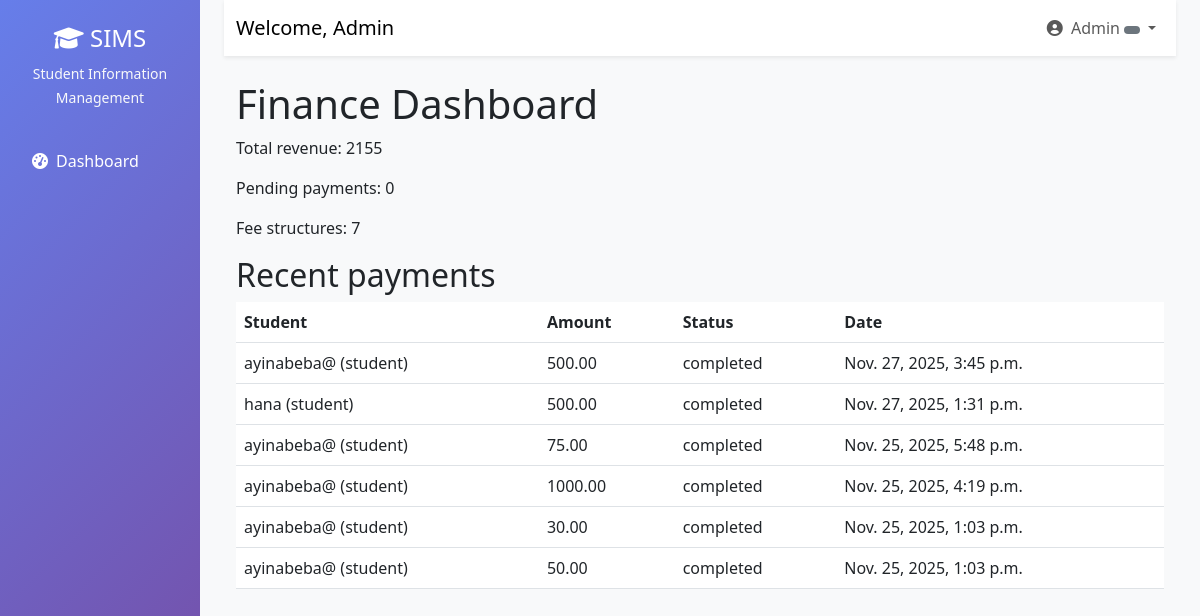
The app's page /finance/dashboard/ (signed in), older data.
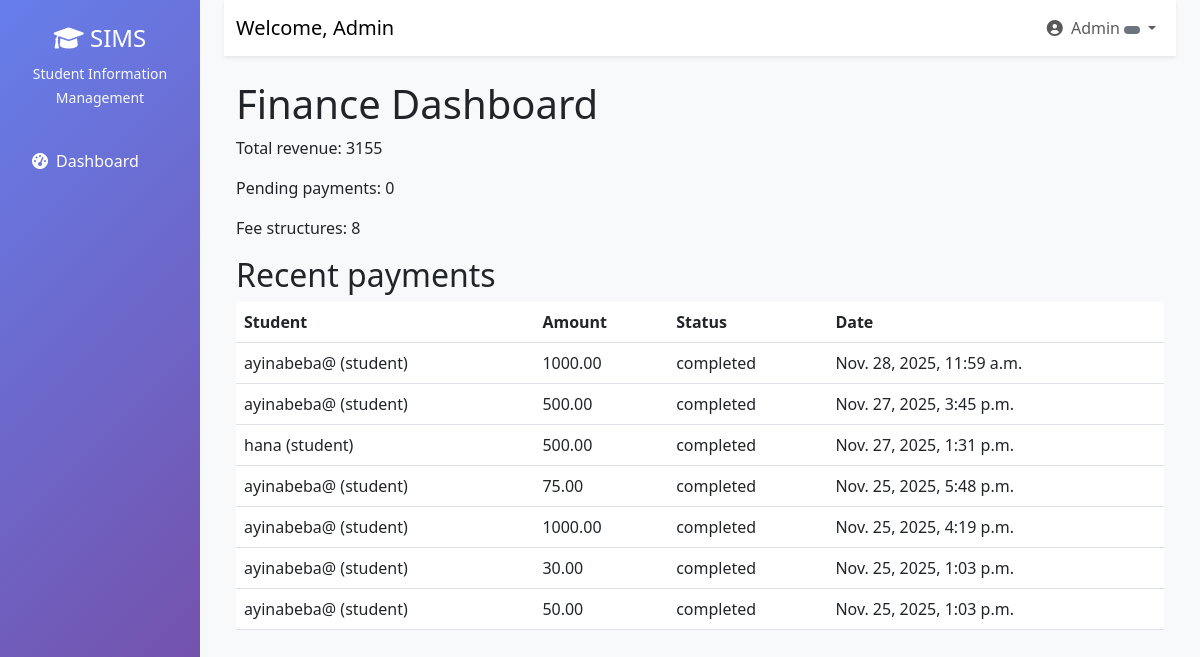
The same page, newer data.
### users/models.py (models this page shows)
class User(AbstractUser):
    ROLE_CHOICES = (
        ('admin', 'Administrator'),
        ('teacher', 'Teacher'),
        ('student', 'Student'),
        ('registrar', 'Registrar'),
        ('finance', 'Finance Officer'),
        ('parent', 'Parent'),
    )
    role = models.CharField(max_length=20, choices=ROLE_CHOICES)
    phone = models.CharField(max_length=15, blank=True)
    address = models.TextField(blank=True)
    date_of_birth = models.DateField(null=True, blank=True)
    profile_picture = models.ImageField(upload_to='profiles/', null=True, blank=True)
    is_approved = models.BooleanField(default=False)
    created_at = models.DateTimeField(auto_now_add=True)
    def __str__(self):
        return f"{self.username} ({self.role})"

### payments/models.py (models this page shows, shortened)
class Payment(models.Model):
    student = models.ForeignKey(User, on_delete=models.CASCADE, limit_choices_to={'role': 'student'})
    fee_structure = models.ForeignKey(FeeStructure, on_delete=models.CASCADE)
    amount_paid = models.DecimalField(max_digits=10, decimal_places=2)
    payment_date = models.DateTimeField(auto_now_add=True)
    payment_method = models.CharField(max_length=50)
    transaction_id = models.CharField(max_length=100, unique=True)
    STATUS_CHOICES = (
        ('pending', 'Pending'),
        ('completed', 'Completed'),
        ('failed', 'Failed'),
    )
    status = models.CharField(max_length=20, choices=STATUS_CHOICES, default='pending')

### users/decorators.py (the view)
        def wrapper(request, *args, **kwargs):
            if request.user.is_authenticated:
                if request.user.role in allowed_roles or request.user.is_superuser:
                    return view_func(request, *args, **kwargs)
            messages.error(request, "You don't have permission to access this page.")
            return redirect('dashboard')

### finance/views.py (called while the page is built)
@finance_required
def finance_dashboard(request):
    total_revenue = Payment.objects.filter(status='completed').aggregate(Sum('amount_paid'))['amount_paid__sum'] or 0
    pending_payments = Payment.objects.filter(status='pending').count()
    total_fee_structures = FeeStructure.objects.filter(is_active=True).count()
    recent_payments = Payment.objects.select_related('student', 'fee_structure').order_by('-payment_date')[:10]
    context = {
        'total_revenue': total_revenue,
        'pending_payments': pending_payments,
        'total_fee_structures': total_fee_structures,
        'recent_payments': recent_payments,
    }
    return render(request, 'finance/finance_dashboard.html', context)

### finance/templates/finance/finance_dashboard.html (shortened to what this page needs)
{% extends 'base.html' %}
{% block content %}
<h1>Finance Dashboard</h1>
<div>
  <p>Total revenue: {{ total_revenue }}</p>
  <p>Pending payments: {{ pending_payments }}</p>
  <p>Fee structures: {{ total_fee_structures }}</p>
</div>
<h2>Recent payments</h2>
<table class="table">
  <thead><tr><th>Student</th><th>Amount</th><th>Status</th><th>Date</th></tr></thead>
  <tbody>
  {% for p in recent_payments %}
    <tr>
      <td>{{ p.student }}</td>
      <td>{{ p.amount_paid }}</td>
      <td>{{ p.status }}</td>
      <td>{{ p.payment_date }}</td>
    </tr>
  {% empty %}
    <tr><td colspan="4">No recent payments</td></tr>
  {% endfor %}
  </tbody>
</table>
{% endblock %}

### templates/base.html (shortened to what this page needs)
<!DOCTYPE html>
<html lang="en">
  <head>
    <link
      href="https://cdn.jsdelivr.net/npm/bootstrap@5.3.0/dist/css/bootstrap.min.css"
      rel="stylesheet"
    />
    <link
      href="https://cdnjs.cloudflare.com/ajax/libs/font-awesome/6.0.0/css/all.min.css"
      rel="stylesheet"
    />
  </head>
  <body>
    {% if user.is_authenticated %}
    <div class="container-fluid">
      <div class="row">
        <nav class="col-md-3 col-lg-2 d-md-block sidebar">
          <div class="position-sticky pt-4">
            <div class="text-center mb-4">
              <h4 class="text-white">
                <i class="fas fa-graduation-cap"></i> SIMS
              </h4>
              <small class="text-light">Student Information Management</small>
            </div>
            <ul class="nav flex-column">
              <li class="nav-item">
                <a
                  class="nav-link {% if request.resolver_match.url_name == 'dashboard' %}active{% endif %}"
                  href="{% url 'dashboard' %}"
                >
                  <i class="fas fa-tachometer-alt me-2"></i>Dashboard
                </a>
              </li>
            </ul>
          </div>
        </nav>
        <main class="col-md-9 ms-sm-auto col-lg-10 px-md-4 main-content">
          <nav
            class="navbar navbar-expand-lg navbar-light bg-white shadow-sm mb-4"
          >
            <div class="container-fluid">
              <span class="navbar-brand"
                >Welcome, {{ user.get_full_name|default:user.username }}</span
              >
              <div class="navbar-nav ms-auto">
                <div class="nav-item dropdown">
                  <a
                    class="nav-link dropdown-toggle"
                    href="#"
                    id="navbarDropdown"
                    role="button"
                    data-bs-toggle="dropdown"
                  >
                    <i class="fas fa-user-circle me-1"></i> {{ user.username }}
                    <span
                      class="badge bg-{% if user.role == 'admin' %}danger{% elif user.role == 'teacher' %}info{% elif user.role == 'student' %}success{% elif user.role == 'parent' %}warning{% else %}secondary{% endif %}"
                    >
                    </span>
                  </a>
                </div>
              </div>
            </div>
          </nav>
          <div class="container-fluid">{% block content %}{% endblock %}</div>
        </main>
      </div>
    </div>
    {% else %} {% block auth_content %}{% endblock %} {% endif %}
  </body>
</html>

### templates/base.html (style rules this page uses)
.sidebar { min-height: 100vh; background: linear-gradient(135deg, #667eea 0%, #764ba2 100%); }
.sidebar .nav-link { color: #fff; padding: 12px 20px; margin: 4px 0; border-radius: 8px; transition: all 0.3s; }
.main-content { background-color: #f8f9fa; min-height: 100vh; }

Row changes from the older to the newer data that the page shows:
added Payment: student "ayinabeba@ (student)", amount_paid "1000.00", status "completed", payment_date "Nov. 28, 2025, 11:59 a.m."
Text that changed along with them:
{{ total_revenue }}: "2155" → "3155"
{{ total_fee_structures }}: "7" → "8"
